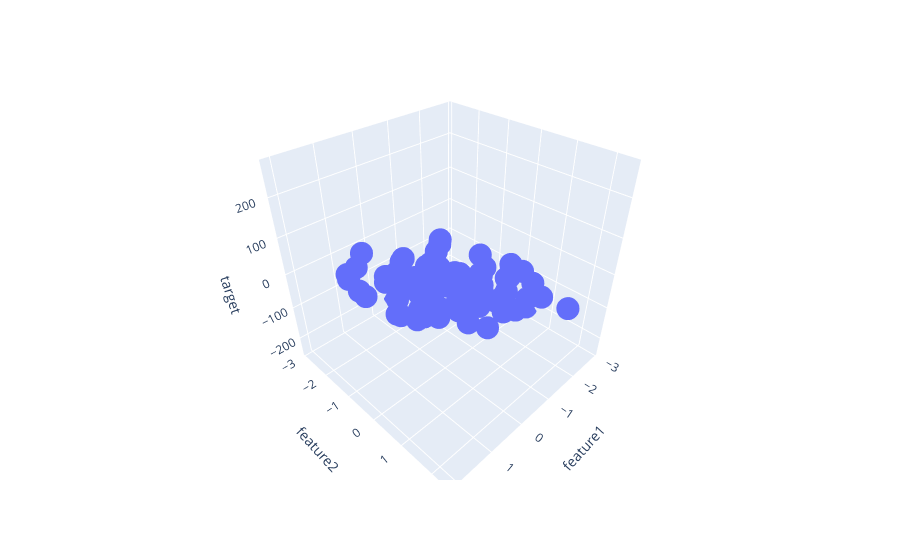

The cell this chart's notebook holds for it:
### Code cell
import plotly.express as px
fig = px.scatter_3d(df, x = 'feature1',
                        y = 'feature2',
                        z = 'target')
fig.show()
